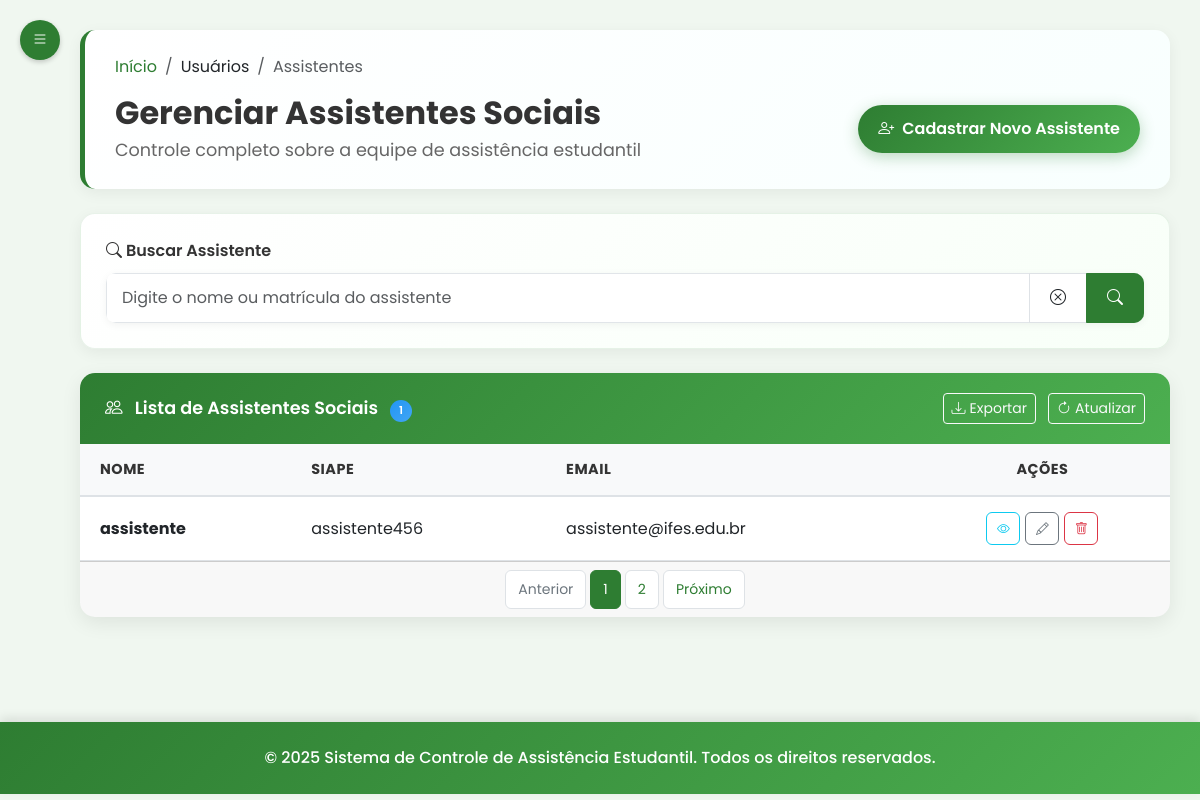
/admin/usuarios/assistente (signed in), run on the app's committed database.
### tables this page shows
CREATE TABLE assistente_social (
    id_usuario INTEGER,
    siape TEXT NOT NULL,
    FOREIGN KEY (id_usuario) REFERENCES usuario(id_usuario) ON DELETE CASCADE
);

CREATE TABLE usuario (
id_usuario INTEGER PRIMARY KEY AUTOINCREMENT,
nome TEXT NOT NULL,
matricula TEXT UNIQUE NOT NULL,
email TEXT NOT NULL UNIQUE,
senha TEXT NOT NULL,
perfil TEXT NOT NULL DEFAULT 'aluno',
foto TEXT,
token_redefinicao TEXT,
data_token TIMESTAMP,
data_cadastro TIMESTAMP DEFAULT CURRENT_TIMESTAMP
);

### routes/admin/usuarios_routes.py (the view)
@router.get("/usuarios/assistente")
@requer_autenticacao("admin")
async def get_usuario_assistente(request: Request, usuario_logado: dict = None, sucesso: str = None):
    admin = usuario_repo.obter_usuario_por_matricula(usuario_logado['matricula'])
    assistentes = assistente_social_repo.obter_todos()
    assistentes_dict = [
        {
            "id_usuario": a.id_usuario,
            "nome": a.nome,
            "matricula": a.matricula,
            "email": a.email,
            "siape": a.siape,
            "perfil": a.perfil
        }
        for a in assistentes
    ]
    context = {
        "request": request,
        "admin": admin,
        "assistentes": assistentes_dict
    }
    if sucesso:
        context["sucesso"] = sucesso
    response = templates.TemplateResponse("/admin/usuario_assist.html", context)
    return response

### templates/admin/usuario_assist.html (shortened to what this page needs)
{% extends "base_admin.html" %}
{% block head %}
    <link rel="stylesheet" href="/static/css/usuario_assist.css" />
{% endblock %}
{% block content %}
        <div class="page-header mb-4">
            <nav aria-label="breadcrumb">
                <ol class="breadcrumb">
                    <li class="breadcrumb-item"><a href="/admin/inicio">Início</a></li>
                    <li class="breadcrumb-item">Usuários</li>
                    <li class="breadcrumb-item active" aria-current="page">Assistentes</li>
                </ol>
            </nav>
            <div class="d-flex justify-content-between align-items-center">
                <div>
                    <h2 class="page-title">Gerenciar Assistentes Sociais</h2>
                    <p class="page-subtitle">Controle completo sobre a equipe de assistência estudantil</p>
                </div>
                <div class="action-header-buttons">
                    <a href="/admin/usuarios/assistente/novo" class="btn btn-cadastrar-assistente">
                        <i class="bi bi-person-plus me-2"></i>Cadastrar Novo Assistente
                    </a>
                </div>
            </div>
        </div>
        <div class="search-filter-section mb-4">
            <div class="row">
                <div class="col-md-12">
                    <div class="search-box">
                        <label for="searchAssistant" class="form-label">
                            <i class="bi bi-search me-1"></i>Buscar Assistente
                        </label>
                        <div class="input-group">
                            <input type="text" class="form-control" id="searchAssistant" placeholder="Digite o nome ou matrícula do assistente">
                            <button class="btn btn-outline-light bg-white text-dark border" type="button" onclick="clearSearch()" title="Limpar busca">
                                <i class="bi bi-x-circle"></i>
                            </button>
                            <button class="btn btn-outline-success" type="button" onclick="searchAssistant()">
                                <i class="bi bi-search"></i>
                            </button>
                        </div>
                    </div>
                </div>
            </div>
        </div>
        <div class="assistants-list-card">
            <div class="card">
                <div class="card-header d-flex justify-content-between align-items-center">
                    <div>
                        <i class="bi bi-people me-2"></i>
                        <span>Lista de Assistentes Sociais</span>
                        <span class="badge bg-info ms-2" id="assistantsCount">{{ assistentes|length }}</span>
                    </div>
                    <div>
                        <button class="btn btn-sm btn-outline-light me-2" onclick="exportAssistantsList()">
                            <i class="bi bi-download me-1"></i>Exportar
                        </button>
                        <button class="btn btn-sm btn-outline-light" onclick="refreshAssistantsList()">
                            <i class="bi bi-arrow-clockwise me-1"></i>Atualizar
                        </button>
                    </div>
                </div>
                <div class="card-body p-0">
                    <div class="table-responsive">
                        <table class="table table-hover mb-0" id="assistantsTable">
                            <thead class="table-header">
                                <tr>
                                    <th>Nome</th>
                                    <th>SIAPE</th>
                                    <th>Email</th>
                                    <th class="text-center">Ações</th>
                                </tr>
                            </thead>
                            <tbody id="assistantsTableBody">
                                {% if assistentes %}
                                    {% for assistente in assistentes %}
                                    <tr>
                                        <td><strong>{{ assistente.nome }}</strong></td>
                                        <td>{{ assistente.siape }}</td>
                                        <td>{{ assistente.email }}</td>
                                        <td>
                                            <div class="action-buttons">
                                                <button class="btn btn-sm btn-outline-info" onclick="viewAssistant('{{ assistente.id_usuario }}')" title="Visualizar">
                                                    <i class="bi bi-eye"></i>
                                                </button>
                                                <button class="btn btn-sm btn-outline-secondary" onclick="editAssistant('{{ assistente.id_usuario }}')" title="Editar">
                                                    <i class="bi bi-pencil"></i>
                                                </button>
                                                <button class="btn btn-sm btn-outline-danger" onclick="deleteAssistant('{{ assistente.id_usuario }}')" title="Excluir">
                                                    <i class="bi bi-trash"></i>
                                                </button>
                                            </div>
                                        </td>
                                    </tr>
                                    {% endfor %}
                                {% endif %}
                            </tbody>
                        </table>
                    </div>
                </div>
                <div class="card-footer">
                    <nav aria-label="Navegação da lista de assistentes">
                        <ul class="pagination pagination-sm justify-content-center mb-0">
                            <li class="page-item disabled">
                                <a class="page-link" href="#">Anterior</a>
                            </li>
                            <li class="page-item active">
                                <a class="page-link" href="#">1</a>
                            </li>
                            <li class="page-item">
                                <a class="page-link" href="#">2</a>
                            </li>
                            <li class="page-item">
                                <a class="page-link" href="#">Próximo</a>
                            </li>
                        </ul>
                    </nav>
                </div>
            </div>
        </div>
    </div>
{% endblock %}

### static/css/dashboard_admin.css (style rules this page uses)
:root { --ifes-green: #2E7D32; --ifes-red: #C62828; --ifes-light-green: #4CAF50; --ifes-light-gray: #f5f7f5; --ifes-dark-gray: #333333; --ifes-bg-color: #f0f7f0; --ifes-hover-bg: #e8f5e8; --ifes-blue: #1976D2; --ifes-orange: #FFB74D; --ifes-purple: #7B1FA2; }
body, body *, h1, h2, h3, h4, h5, h6, .card, .btn, .modal, .sidebar, p, span, div, a, label, input, textarea, select { font-family: 'Poppins', Arial, Helvetica, sans-serif !important; }
body { background-color: #f0f7f0 !important; }
.card { border: none; border-radius: 12px; box-shadow: 0 4px 15px rgba(0, 0, 0, 0.06); margin-bottom: 25px; transition: all 0.3s cubic-bezier(0.4, 0, 0.2, 1); transform: translateY(0); cursor: pointer; overflow: hidden; }
.card-header { background: linear-gradient(135deg, var(--ifes-green) 0%, var(--ifes-light-green) 100%); color: white; border-radius: 12px 12px 0 0 !important; padding: 18px 25px; font-weight: 600; font-size: 1.1rem; border-bottom: none; }
.card-body { padding: 25px; }
.table-responsive { flex: 1 1 auto; overflow-y: auto; }
.action-buttons { display: flex; gap: 8px; justify-content: center; }
.action-buttons .btn { padding: 0.4rem 0.7rem; font-size: 0.85rem; border-radius: 8px; transition: all 0.2s ease; }
.badge { font-size: 0.8rem; padding: 0.5em 0.8em; border-radius: 25px; font-weight: 600; text-transform: uppercase; letter-spacing: 0.5px; }
.card, .stats-card { animation: fadeInScale 0.6s ease-out; }
.card-header .badge { font-size: 11px; }

### templates/base_admin.html (style rules this page uses)
* { font-family: 'Poppins', Arial, Helvetica, sans-serif !important; }

### data on the page
assistente_social: nome "assistente", siape "assistente456", email "assistente@ifes.edu.br"

### other printed values
{{ assistentes|length }} "1"
